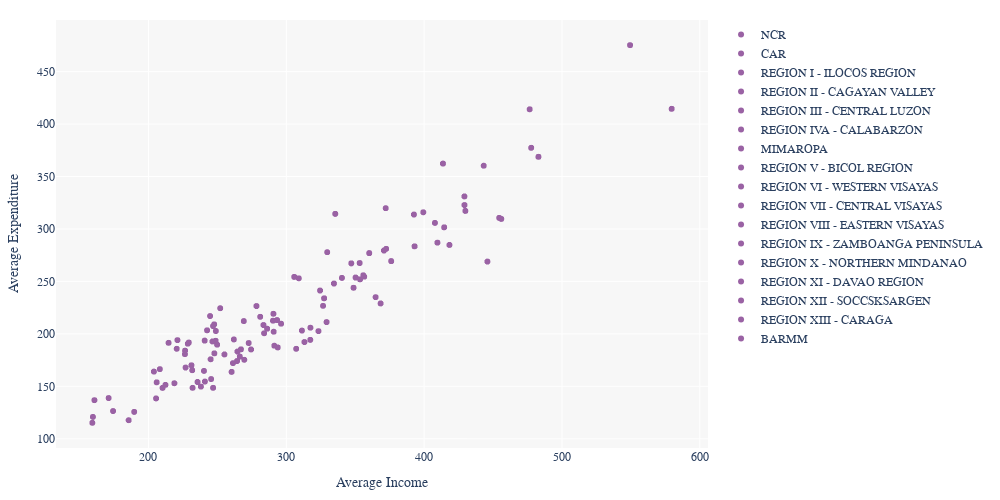

The notebook cell saved with this chart:
### Markdown cell above
# Viz 10

### Code cell
# Step 1: Define default x and y values
default_x = "Average Income"  # replace with your desired column name for x-axis
default_y = "Average Expenditure"  # replace with your desired column name for y-axis

# Step 2: Create a function to generate the default scatterplot
if df_merged[default_x].corr(df_merged[default_y]) > 0:
    color = '#9a62a4'
else:
    color = '#fcbb81'

viz10 = px.scatter(df_merged, x=default_x, y=default_y, color="Region",
                 hover_name="Region", color_discrete_sequence=[color],
                 width=1000, height=500, size_max=8)

viz10.update_layout(
    margin=dict(l=20, r=20, t=20, b=20),
    legend=dict(title=None),
    font_family="Arial",
    plot_bgcolor="#f7f7f7")

### Figure 1 — Plotly figure (JSON) as saved in the notebook; plotly's stock layout.template omitted (floating-point values rounded to 4 significant figures; data arrays with more than 128 entries replaced by an {"elided": "..."} marker saying what was removed)
{"data": [{"hovertemplate": "<b>%{hovertext}</b><br><br>Region=NCR<br>Average Income=%{x}<br>Average Expenditure=%{y}<extra></extra>", "hovertext": {"elided": "1445 str values"}, "legendgroup": "NCR", "marker": {"color": "#9a62a4", "symbol": "circle"}, "mode": "markers", "name": "NCR", "showlegend": true, "x": {"elided": "1445 float values"}, "xaxis": "x", "y": {"elided": "1445 float values"}, "yaxis": "y", "type": "scattergl"}, {"hovertemplate": "<b>%{hovertext}</b><br><br>Region=CAR<br>Average Income=%{x}<br>Average Expenditure=%{y}<extra></extra>", "hovertext": {"elided": "245 str values"}, "legendgroup": "CAR", "marker": {"color": "#9a62a4", "symbol": "circle"}, "mode": "markers", "name": "CAR", "showlegend": true, "x": {"elided": "245 float values"}, "xaxis": "x", "y": {"elided": "245 float values"}, "yaxis": "y", "type": "scattergl"}, {"hovertemplate": "<b>%{hovertext}</b><br><br>Region=REGION I - ILOCOS REGION<br>Average Income=%{x}<br>Average Expenditure=%{y}<extra></extra>", "hovertext": ["REGION I - ILOCOS REGION", "REGION I - ILOCOS REGION", "REGION I - ILOCOS REGION", "REGION I - ILOCOS REGION", "REGION I - ILOCOS REGION", "REGION I - ILOCOS REGION", "REGION I - ILOCOS REGION", "REGION I - ILOCOS REGION", "REGION I - ILOCOS REGION", "REGION I - ILOCOS REGION", "REGION I - ILOCOS REGION", "REGION I - ILOCOS REGION", "REGION I - ILOCOS REGION", "REGION I - ILOCOS REGION", "REGION I - ILOCOS REGION", "REGION I - ILOCOS REGION", "REGION I - ILOCOS REGION", "REGION I - ILOCOS REGION", "REGION I - ILOCOS REGION", "REGION I - ILOCOS REGION", "REGION I - ILOCOS REGION", "REGION I - ILOCOS REGION", "REGION I - ILOCOS REGION", "REGION I - ILOCOS REGION", "REGION I - ILOCOS REGION", "REGION I - ILOCOS REGION", "REGION I - ILOCOS REGION", "REGION I - ILOCOS REGION", "REGION I - ILOCOS REGION", "REGION I - ILOCOS REGION", "REGION I - ILOCOS REGION", "REGION I - ILOCOS REGION", "REGION I - ILOCOS REGION", "REGION I - ILOCOS REGION", "REGION I - ILOCOS REGION", "REGION I - ILOCOS REGION", "REGION I - ILOCOS REGION", "REGION I - ILOCOS REGION", "REGION I - ILOCOS REGION", "REGION I - ILOCOS REGION", "REGION I - ILOCOS REGION", "REGION I - ILOCOS REGION", "REGION I - ILOCOS REGION", "REGION I - ILOCOS REGION", "REGION I - ILOCOS REGION", "REGION I - ILOCOS REGION", "REGION I - ILOCOS REGION", "REGION I - ILOCOS REGION", "REGION I - ILOCOS REGION", "REGION I - ILOCOS REGION", "REGION I - ILOCOS REGION", "REGION I - ILOCOS REGION", "REGION I - ILOCOS REGION", "REGION I - ILOCOS REGION", "REGION I - ILOCOS REGION", "REGION I - ILOCOS REGION", "REGION I - ILOCOS REGION", "REGION I - ILOCOS REGION", "REGION I - ILOCOS REGION", "REGION I - ILOCOS REGION", "REGION I - ILOCOS REGION", "REGION I - ILOCOS REGION", "REGION I - ILOCOS REGION", "REGION I - ILOCOS REGION", "REGION I - ILOCOS REGION", "REGION I - ILOCOS REGION", "REGION I - ILOCOS REGION", "REGION I - ILOCOS REGION", "REGION I - ILOCOS REGION", "REGION I - ILOCOS REGION", "REGION I - ILOCOS REGION", "REGION I - ILOCOS REGION", "REGION I - ILOCOS REGION", "REGION I - ILOCOS REGION", "REGION I - ILOCOS REGION", "REGION I - ILOCOS REGION", "REGION I - ILOCOS REGION", "REGION I - ILOCOS REGION", "REGION I - ILOCOS REGION", "REGION I - ILOCOS REGION"], "legendgroup": "REGION I - ILOCOS REGION", "marker": {"color": "#9a62a4", "symbol": "circle"}, "mode": "markers", "name": "REGION I - ILOCOS REGION", "showlegend": true, "x": [364.8, 317.5, 326.6, 283.9, 364.8, 317.5, 326.6, 283.9, 364.8, 317.5, 326.6, 283.9, 364.8, 317.5, 326.6, 283.9, 364.8, 317.5, 326.6, 283.9, 364.8, 317.5, 326.6, 283.9, 364.8, 317.5, 326.6, 283.9, 364.8, 317.5, 326.6, 283.9, 364.8, 317.5, 326.6, 283.9, 364.8, 317.5, 326.6, 283.9, 364.8, 317.5, 326.6, 283.9, 364.8, 317.5, 326.6, 283.9, 364.8, 317.5, 326.6, 283.9, 364.8, 317.5, 326.6, 283.9, 364.8, 317.5, 326.6, 283.9, 364.8, 317.5, 326.6, 283.9, 364.8, 317.5, 326.6, 283.9, 364.8, 317.5, 326.6, 283.9, 364.8, 317.5, 326.6, 283.9, 364.8, 317.5, 326.6, 283.9], "xaxis": "x", "y": [235.0, 205.9, 226.7, 200.6, 235.0, 205.9, 226.7, 200.6, 235.0, 205.9, 226.7, 200.6, 235.0, 205.9, 226.7, 200.6, 235.0, 205.9, 226.7, 200.6, 235.0, 205.9, 226.7, 200.6, 235.0, 205.9, 226.7, 200.6, 235.0, 205.9, 226.7, 200.6, 235.0, 205.9, 226.7, 200.6, 235.0, 205.9, 226.7, 200.6, 235.0, 205.9, 226.7, 200.6, 235.0, 205.9, 226.7, 200.6, 235.0, 205.9, 226.7, 200.6, 235.0, 205.9, 226.7, 200.6, 235.0, 205.9, 226.7, 200.6, 235.0, 205.9, 226.7, 200.6, 235.0, 205.9, 226.7, 200.6, 235.0, 205.9, 226.7, 200.6, 235.0, 205.9, 226.7, 200.6, 235.0, 205.9, 226.7, 200.6], "yaxis": "y", "type": "scattergl"}, {"hovertemplate": "<b>%{hovertext}</b><br><br>Region=REGION II - CAGAYAN VALLEY<br>Average Income=%{x}<br>Average Expenditure=%{y}<extra></extra>", "hovertext": ["REGION II - CAGAYAN VALLEY", "REGION II - CAGAYAN VALLEY", "REGION II - CAGAYAN VALLEY", "REGION II - CAGAYAN VALLEY", "REGION II - CAGAYAN VALLEY", "REGION II - CAGAYAN VALLEY", "REGION II - CAGAYAN VALLEY", "REGION II - CAGAYAN VALLEY", "REGION II - CAGAYAN VALLEY", "REGION II - CAGAYAN VALLEY", "REGION II - CAGAYAN VALLEY", "REGION II - CAGAYAN VALLEY", "REGION II - CAGAYAN VALLEY", "REGION II - CAGAYAN VALLEY", "REGION II - CAGAYAN VALLEY", "REGION II - CAGAYAN VALLEY", "REGION II - CAGAYAN VALLEY", "REGION II - CAGAYAN VALLEY", "REGION II - CAGAYAN VALLEY", "REGION II - CAGAYAN VALLEY", "REGION II - CAGAYAN VALLEY", "REGION II - CAGAYAN VALLEY", "REGION II - CAGAYAN VALLEY", "REGION II - CAGAYAN VALLEY", "REGION II - CAGAYAN VALLEY", "REGION II - CAGAYAN VALLEY", "REGION II - CAGAYAN VALLEY", "REGION II - CAGAYAN VALLEY", "REGION II - CAGAYAN VALLEY", "REGION II - CAGAYAN VALLEY", "REGION II - CAGAYAN VALLEY", "REGION II - CAGAYAN VALLEY", "REGION II - CAGAYAN VALLEY", "REGION II - CAGAYAN VALLEY", "REGION II - CAGAYAN VALLEY", "REGION II - CAGAYAN VALLEY", "REGION II - CAGAYAN VALLEY", "REGION II - CAGAYAN VALLEY", "REGION II - CAGAYAN VALLEY", "REGION II - CAGAYAN VALLEY", "REGION II - CAGAYAN VALLEY", "REGION II - CAGAYAN VALLEY", "REGION II - CAGAYAN VALLEY", "REGION II - CAGAYAN VALLEY", "REGION II - CAGAYAN VALLEY", "REGION II - CAGAYAN VALLEY", "REGION II - CAGAYAN VALLEY", "REGION II - CAGAYAN VALLEY", "REGION II - CAGAYAN VALLEY", "REGION II - CAGAYAN VALLEY", "REGION II - CAGAYAN VALLEY", "REGION II - CAGAYAN VALLEY", "REGION II - CAGAYAN VALLEY", "REGION II - CAGAYAN VALLEY", "REGION II - CAGAYAN VALLEY", "REGION II - CAGAYAN VALLEY", "REGION II - CAGAYAN VALLEY", "REGION II - CAGAYAN VALLEY", "REGION II - CAGAYAN VALLEY", "REGION II - CAGAYAN VALLEY", "REGION II - CAGAYAN VALLEY", "REGION II - CAGAYAN VALLEY", "REGION II - CAGAYAN VALLEY", "REGION II - CAGAYAN VALLEY", "REGION II - CAGAYAN VALLEY", "REGION II - CAGAYAN VALLEY", "REGION II - CAGAYAN VALLEY", "REGION II - CAGAYAN VALLEY", "REGION II - CAGAYAN VALLEY", "REGION II - CAGAYAN VALLEY", "REGION II - CAGAYAN VALLEY", "REGION II - CAGAYAN VALLEY", "REGION II - CAGAYAN VALLEY", "REGION II - CAGAYAN VALLEY", "REGION II - CAGAYAN VALLEY", "REGION II - CAGAYAN VALLEY", "REGION II - CAGAYAN VALLEY", "REGION II - CAGAYAN VALLEY", "REGION II - CAGAYAN VALLEY", "REGION II - CAGAYAN VALLEY", "REGION II - CAGAYAN VALLEY", "REGION II - CAGAYAN VALLEY", "REGION II - CAGAYAN VALLEY", "REGION II - CAGAYAN VALLEY", "REGION II - CAGAYAN VALLEY", "REGION II - CAGAYAN VALLEY", "REGION II - CAGAYAN VALLEY", "REGION II - CAGAYAN VALLEY", "REGION II - CAGAYAN VALLEY", "REGION II - CAGAYAN VALLEY", "REGION II - CAGAYAN VALLEY", "REGION II - CAGAYAN VALLEY", "REGION II - CAGAYAN VALLEY", "REGION II - CAGAYAN VALLEY", "REGION II - CAGAYAN VALLEY", "REGION II - CAGAYAN VALLEY", "REGION II - CAGAYAN VALLEY", "REGION II - CAGAYAN VALLEY", "REGION II - CAGAYAN VALLEY", "REGION II - CAGAYAN VALLEY", "REGION II - CAGAYAN VALLEY", "REGION II - CAGAYAN VALLEY", "REGION II - CAGAYAN VALLEY", "REGION II - CAGAYAN VALLEY", "REGION II - CAGAYAN VALLEY", "REGION II - CAGAYAN VALLEY", "REGION II - CAGAYAN VALLEY", "REGION II - CAGAYAN VALLEY", "REGION II - CAGAYAN VALLEY", "REGION II - CAGAYAN VALLEY", "REGION II - CAGAYAN VALLEY", "REGION II - CAGAYAN VALLEY", "REGION II - CAGAYAN VALLEY", "REGION II - CAGAYAN VALLEY", "REGION II - CAGAYAN VALLEY", "REGION II - CAGAYAN VALLEY", "REGION II - CAGAYAN VALLEY", "REGION II - CAGAYAN VALLEY", "REGION II - CAGAYAN VALLEY", "REGION II - CAGAYAN VALLEY", "REGION II - CAGAYAN VALLEY", "REGION II - CAGAYAN VALLEY", "REGION II - CAGAYAN VALLEY", "REGION II - CAGAYAN VALLEY", "REGION II - CAGAYAN VALLEY"], "legendgroup": "REGION II - CAGAYAN VALLEY", "marker": {"color": "#9a62a4", "symbol": "circle"}, "mode": "markers", "name": "REGION II - CAGAYAN VALLEY", "showlegend": true, "x": [456.0, 290.4, 291.3, 269.2, 317.4, 456.0, 290.4, 291.3, 269.2, 317.4, 456.0, 290.4, 291.3, 269.2, 317.4, 456.0, 290.4, 291.3, 269.2, 317.4, 456.0, 290.4, 291.3, 269.2, 317.4, 456.0, 290.4, 291.3, 269.2, 317.4, 456.0, 290.4, 291.3, 269.2, 317.4, 456.0, 290.4, 291.3, 269.2, 317.4, 456.0, 290.4, 291.3, 269.2, 317.4, 456.0, 290.4, 291.3, 269.2, 317.4, 456.0, 290.4, 291.3, 269.2, 317.4, 456.0, 290.4, 291.3, 269.2, 317.4, 456.0, 290.4, 291.3, 269.2, 317.4, 456.0, 290.4, 291.3, 269.2, 317.4, 456.0, 290.4, 291.3, 269.2, 317.4, 456.0, 290.4, 291.3, 269.2, 317.4, 456.0, 290.4, 291.3, 269.2, 317.4, 456.0, 290.4, 291.3, 269.2, 317.4, 456.0, 290.4, 291.3, 269.2, 317.4, 456.0, 290.4, 291.3, 269.2, 317.4, 456.0, 290.4, 291.3, 269.2, 317.4, 456.0, 290.4, 291.3, 269.2, 317.4, 456.0, 290.4, 291.3, 269.2, 317.4, 456.0, 290.4, 291.3, 269.2, 317.4, 456.0, 290.4, 291.3, 269.2, 317.4], "xaxis": "x", "y": [309.5, 212.5, 188.7, 212.2, 194.3, 309.5, 212.5, 188.7, 212.2, 194.3, 309.5, 212.5, 188.7, 212.2, 194.3, 309.5, 212.5, 188.7, 212.2, 194.3, 309.5, 212.5, 188.7, 212.2, 194.3, 309.5, 212.5, 188.7, 212.2, 194.3, 309.5, 212.5, 188.7, 212.2, 194.3, 309.5, 212.5, 188.7, 212.2, 194.3, 309.5, 212.5, 188.7, 212.2, 194.3, 309.5, 212.5, 188.7, 212.2, 194.3, 309.5, 212.5, 188.7, 212.2, 194.3, 309.5, 212.5, 188.7, 212.2, 194.3, 309.5, 212.5, 188.7, 212.2, 194.3, 309.5, 212.5, 188.7, 212.2, 194.3, 309.5, 212.5, 188.7, 212.2, 194.3, 309.5, 212.5, 188.7, 212.2, 194.3, 309.5, 212.5, 188.7, 212.2, 194.3, 309.5, 212.5, 188.7, 212.2, 194.3, 309.5, 212.5, 188.7, 212.2, 194.3, 309.5, 212.5, 188.7, 212.2, 194.3, 309.5, 212.5, 188.7, 212.2, 194.3, 309.5, 212.5, 188.7, 212.2, 194.3, 309.5, 212.5, 188.7, 212.2, 194.3, 309.5, 212.5, 188.7, 212.2, 194.3, 309.5, 212.5, 188.7, 212.2, 194.3], "yaxis": "y", "type": "scattergl"}, {"hovertemplate": "<b>%{hovertext}</b><br><br>Region=REGION III - CENTRAL LUZON<br>Average Income=%{x}<br>Average Expenditure=%{y}<extra></extra>", "hovertext": {"elided": "405 str values"}, "legendgroup": "REGION III - CENTRAL LUZON", "marker": {"color": "#9a62a4", "symbol": "circle"}, "mode": "markers", "name": "REGION III - CENTRAL LUZON", "showlegend": true, "x": {"elided": "405 float values"}, "xaxis": "x", "y": {"elided": "405 float values"}, "yaxis": "y", "type": "scattergl"}, {"hovertemplate": "<b>%{hovertext}</b><br><br>Region=REGION IVA - CALABARZON<br>Average Income=%{x}<br>Average Expenditure=%{y}<extra></extra>", "hovertext": {"elided": "180 str values"}, "legendgroup": "REGION IVA - CALABARZON", "marker": {"color": "#9a62a4", "symbol": "circle"}, "mode": "markers", "name": "REGION IVA - CALABARZON", "showlegend": true, "x": {"elided": "180 float values"}, "xaxis": "x", "y": {"elided": "180 float values"}, "yaxis": "y", "type": "scattergl"}, {"hovertemplate": "<b>%{hovertext}</b><br><br>Region=MIMAROPA<br>Average Income=%{x}<br>Average Expenditure=%{y}<extra></extra>", "hovertext": {"elided": "180 str values"}, "legendgroup": "MIMAROPA", "marker": {"color": "#9a62a4", "symbol": "circle"}, "mode": "markers", "name": "MIMAROPA", "showlegend": true, "x": {"elided": "180 float values"}, "xaxis": "x", "y": {"elided": "180 float values"}, "yaxis": "y", "type": "scattergl"}, {"hovertemplate": "<b>%{hovertext}</b><br><br>Region=REGION V - BICOL REGION<br>Average Income=%{x}<br>Average Expenditure=%{y}<extra></extra>", "hovertext": {"elided": "180 str values"}, "legendgroup": "REGION V - BICOL REGION", "marker": {"color": "#9a62a4", "symbol": "circle"}, "mode": "markers", "name": "REGION V - BICOL REGION", "showlegend": true, "x": {"elided": "180 float values"}, "xaxis": "x", "y": {"elided": "180 float values"}, "yaxis": "y", "type": "scattergl"}, {"hovertemplate": "<b>%{hovertext}</b><br><br>Region=REGION VI - WESTERN VISAYAS<br>Average Income=%{x}<br>Average Expenditure=%{y}<extra></extra>", "hovertext": {"elided": "320 str values"}, "legendgroup": "REGION VI - WESTERN VISAYAS", "marker": {"color": "#9a62a4", "symbol": "circle"}, "mode": "markers", "name": "REGION VI - WESTERN VISAYAS", "showlegend": true, "x": {"elided": "320 float values"}, "xaxis": "x", "y": {"elided": "320 float values"}, "yaxis": "y", "type": "scattergl"}, {"hovertemplate": "<b>%{hovertext}</b><br><br>Region=REGION VII - CENTRAL VISAYAS<br>Average Income=%{x}<br>Average Expenditure=%{y}<extra></extra>", "hovertext": {"elided": "245 str values"}, "legendgroup": "REGION VII - CENTRAL VISAYAS", "marker": {"color": "#9a62a4", "symbol": "circle"}, "mode": "markers", "name": "REGION VII - CENTRAL VISAYAS", "showlegend": true, "x": {"elided": "245 float values"}, "xaxis": "x", "y": {"elided": "245 float values"}, "yaxis": "y", "type": "scattergl"}, {"hovertemplate": "<b>%{hovertext}</b><br><br>Region=REGION VIII - EASTERN VISAYAS<br>Average Income=%{x}<br>Average Expenditure=%{y}<extra></extra>", "hovertext": {"elided": "245 str values"}, "legendgroup": "REGION VIII - EASTERN VISAYAS", "marker": {"color": "#9a62a4", "symbol": "circle"}, "mode": "markers", "name": "REGION VIII - EASTERN VISAYAS", "showlegend": true, "x": {"elided": "245 float values"}, "xaxis": "x", "y": {"elided": "245 float values"}, "yaxis": "y", "type": "scattergl"}, {"hovertemplate": "<b>%{hovertext}</b><br><br>Region=REGION IX - ZAMBOANGA PENINSULA<br>Average Income=%{x}<br>Average Expenditure=%{y}<extra></extra>", "hovertext": ["REGION IX - ZAMBOANGA PENINSULA", "REGION IX - ZAMBOANGA PENINSULA", "REGION IX - ZAMBOANGA PENINSULA", "REGION IX - ZAMBOANGA PENINSULA", "REGION IX - ZAMBOANGA PENINSULA", "REGION IX - ZAMBOANGA PENINSULA", "REGION IX - ZAMBOANGA PENINSULA", "REGION IX - ZAMBOANGA PENINSULA", "REGION IX - ZAMBOANGA PENINSULA", "REGION IX - ZAMBOANGA PENINSULA", "REGION IX - ZAMBOANGA PENINSULA", "REGION IX - ZAMBOANGA PENINSULA", "REGION IX - ZAMBOANGA PENINSULA", "REGION IX - ZAMBOANGA PENINSULA", "REGION IX - ZAMBOANGA PENINSULA", "REGION IX - ZAMBOANGA PENINSULA", "REGION IX - ZAMBOANGA PENINSULA", "REGION IX - ZAMBOANGA PENINSULA", "REGION IX - ZAMBOANGA PENINSULA", "REGION IX - ZAMBOANGA PENINSULA", "REGION IX - ZAMBOANGA PENINSULA", "REGION IX - ZAMBOANGA PENINSULA", "REGION IX - ZAMBOANGA PENINSULA", "REGION IX - ZAMBOANGA PENINSULA", "REGION IX - ZAMBOANGA PENINSULA", "REGION IX - ZAMBOANGA PENINSULA", "REGION IX - ZAMBOANGA PENINSULA", "REGION IX - ZAMBOANGA PENINSULA", "REGION IX - ZAMBOANGA PENINSULA", "REGION IX - ZAMBOANGA PENINSULA", "REGION IX - ZAMBOANGA PENINSULA", "REGION IX - ZAMBOANGA PENINSULA", "REGION IX - ZAMBOANGA PENINSULA", "REGION IX - ZAMBOANGA PENINSULA", "REGION IX - ZAMBOANGA PENINSULA", "REGION IX - ZAMBOANGA PENINSULA", "REGION IX - ZAMBOANGA PENINSULA", "REGION IX - ZAMBOANGA PENINSULA", "REGION IX - ZAMBOANGA PENINSULA", "REGION IX - ZAMBOANGA PENINSULA", "REGION IX - ZAMBOANGA PENINSULA", "REGION IX - ZAMBOANGA PENINSULA", "REGION IX - ZAMBOANGA PENINSULA", "REGION IX - ZAMBOANGA PENINSULA", "REGION IX - ZAMBOANGA PENINSULA", "REGION IX - ZAMBOANGA PENINSULA", "REGION IX - ZAMBOANGA PENINSULA", "REGION IX - ZAMBOANGA PENINSULA", "REGION IX - ZAMBOANGA PENINSULA", "REGION IX - ZAMBOANGA PENINSULA", "REGION IX - ZAMBOANGA PENINSULA", "REGION IX - ZAMBOANGA PENINSULA", "REGION IX - ZAMBOANGA PENINSULA", "REGION IX - ZAMBOANGA PENINSULA", "REGION IX - ZAMBOANGA PENINSULA", "REGION IX - ZAMBOANGA PENINSULA", "REGION IX - ZAMBOANGA PENINSULA", "REGION IX - ZAMBOANGA PENINSULA", "REGION IX - ZAMBOANGA PENINSULA", "REGION IX - ZAMBOANGA PENINSULA", "REGION IX - ZAMBOANGA PENINSULA", "REGION IX - ZAMBOANGA PENINSULA", "REGION IX - ZAMBOANGA PENINSULA", "REGION IX - ZAMBOANGA PENINSULA", "REGION IX - ZAMBOANGA PENINSULA", "REGION IX - ZAMBOANGA PENINSULA", "REGION IX - ZAMBOANGA PENINSULA", "REGION IX - ZAMBOANGA PENINSULA", "REGION IX - ZAMBOANGA PENINSULA", "REGION IX - ZAMBOANGA PENINSULA", "REGION IX - ZAMBOANGA PENINSULA", "REGION IX - ZAMBOANGA PENINSULA", "REGION IX - ZAMBOANGA PENINSULA", "REGION IX - ZAMBOANGA PENINSULA", "REGION IX - ZAMBOANGA PENINSULA", "REGION IX - ZAMBOANGA PENINSULA", "REGION IX - ZAMBOANGA PENINSULA", "REGION IX - ZAMBOANGA PENINSULA", "REGION IX - ZAMBOANGA PENINSULA", "REGION IX - ZAMBOANGA PENINSULA", "REGION IX - ZAMBOANGA PENINSULA", "REGION IX - ZAMBOANGA PENINSULA", "REGION IX - ZAMBOANGA PENINSULA", "REGION IX - ZAMBOANGA PENINSULA", "REGION IX - ZAMBOANGA PENINSULA", "REGION IX - ZAMBOANGA PENINSULA", "REGION IX - ZAMBOANGA PENINSULA", "REGION IX - ZAMBOANGA PENINSULA", "REGION IX - ZAMBOANGA PENINSULA", "REGION IX - ZAMBOANGA PENINSULA", "REGION IX - ZAMBOANGA PENINSULA", "REGION IX - ZAMBOANGA PENINSULA", "REGION IX - ZAMBOANGA PENINSULA", "REGION IX - ZAMBOANGA PENINSULA", "REGION IX - ZAMBOANGA PENINSULA", "REGION IX - ZAMBOANGA PENINSULA", "REGION IX - ZAMBOANGA PENINSULA", "REGION IX - ZAMBOANGA PENINSULA", "REGION IX - ZAMBOANGA PENINSULA", "REGION IX - ZAMBOANGA PENINSULA", "REGION IX - ZAMBOANGA PENINSULA", "REGION IX - ZAMBOANGA PENINSULA", "REGION IX - ZAMBOANGA PENINSULA", "REGION IX - ZAMBOANGA PENINSULA", "REGION IX - ZAMBOANGA PENINSULA", "REGION IX - ZAMBOANGA PENINSULA", "REGION IX - ZAMBOANGA PENINSULA", "REGION IX - ZAMBOANGA PENINSULA", "REGION IX - ZAMBOANGA PENINSULA", "REGION IX - ZAMBOANGA PENINSULA", "REGION IX - ZAMBOANGA PENINSULA", "REGION IX - ZAMBOANGA PENINSULA", "REGION IX - ZAMBOANGA PENINSULA", "REGION IX - ZAMBOANGA PENINSULA", "REGION IX - ZAMBOANGA PENINSULA", "REGION IX - ZAMBOANGA PENINSULA", "REGION IX - ZAMBOANGA PENINSULA", "REGION IX - ZAMBOANGA PENINSULA", "REGION IX - ZAMBOANGA PENINSULA", "REGION IX - ZAMBOANGA PENINSULA", "REGION IX - ZAMBOANGA PENINSULA", "REGION IX - ZAMBOANGA PENINSULA", "REGION IX - ZAMBOANGA PENINSULA", "REGION IX - ZAMBOANGA PENINSULA", "REGION IX - ZAMBOANGA PENINSULA"], "legendgroup": "REGION IX - ZAMBOANGA PENINSULA", "marker": {"color": "#9a62a4", "symbol": "circle"}, "mode": "markers", "name": "REGION IX - ZAMBOANGA PENINSULA", "showlegend": true, "x": [218.8, 226.9, 272.8, 241.0, 232.0, 218.8, 226.9, 272.8, 241.0, 232.0, 218.8, 226.9, 272.8, 241.0, 232.0, 218.8, 226.9, 272.8, 241.0, 232.0, 218.8, 226.9, 272.8, 241.0, 232.0, 218.8, 226.9, 272.8, 241.0, 232.0, 218.8, 226.9, 272.8, 241.0, 232.0, 218.8, 226.9, 272.8, 241.0, 232.0, 218.8, 226.9, 272.8, 241.0, 232.0, 218.8, 226.9, 272.8, 241.0, 232.0, 218.8, 226.9, 272.8, 241.0, 232.0, 218.8, 226.9, 272.8, 241.0, 232.0, 218.8, 226.9, 272.8, 241.0, 232.0, 218.8, 226.9, 272.8, 241.0, 232.0, 218.8, 226.9, 272.8, 241.0, 232.0, 218.8, 226.9, 272.8, 241.0, 232.0, 218.8, 226.9, 272.8, 241.0, 232.0, 218.8, 226.9, 272.8, 241.0, 232.0, 218.8, 226.9, 272.8, 241.0, 232.0, 218.8, 226.9, 272.8, 241.0, 232.0, 218.8, 226.9, 272.8, 241.0, 232.0, 218.8, 226.9, 272.8, 241.0, 232.0, 218.8, 226.9, 272.8, 241.0, 232.0, 218.8, 226.9, 272.8, 241.0, 232.0, 218.8, 226.9, 272.8, 241.0, 232.0], "xaxis": "x", "y": [152.9, 167.9, 191.3, 154.6, 148.6, 152.9, 167.9, 191.3, 154.6, 148.6, 152.9, 167.9, 191.3, 154.6, 148.6, 152.9, 167.9, 191.3, 154.6, 148.6, 152.9, 167.9, 191.3, 154.6, 148.6, 152.9, 167.9, 191.3, 154.6, 148.6, 152.9, 167.9, 191.3, 154.6, 148.6, 152.9, 167.9, 191.3, 154.6, 148.6, 152.9, 167.9, 191.3, 154.6, 148.6, 152.9, 167.9, 191.3, 154.6, 148.6, 152.9, 167.9, 191.3, 154.6, 148.6, 152.9, 167.9, 191.3, 154.6, 148.6, 152.9, 167.9, 191.3, 154.6, 148.6, 152.9, 167.9, 191.3, 154.6, 148.6, 152.9, 167.9, 191.3, 154.6, 148.6, 152.9, 167.9, 191.3, 154.6, 148.6, 152.9, 167.9, 191.3, 154.6, 148.6, 152.9, 167.9, 191.3, 154.6, 148.6, 152.9, 167.9, 191.3, 154.6, 148.6, 152.9, 167.9, 191.3, 154.6, 148.6, 152.9, 167.9, 191.3, 154.6, 148.6, 152.9, 167.9, 191.3, 154.6, 148.6, 152.9, 167.9, 191.3, 154.6, 148.6, 152.9, 167.9, 191.3, 154.6, 148.6, 152.9, 167.9, 191.3, 154.6, 148.6], "yaxis": "y", "type": "scattergl"}, {"hovertemplate": "<b>%{hovertext}</b><br><br>Region=REGION X - NORTHERN MINDANAO<br>Average Income=%{x}<br>Average Expenditure=%{y}<extra></extra>", "hovertext": {"elided": "245 str values"}, "legendgroup": "REGION X - NORTHERN MINDANAO", "marker": {"color": "#9a62a4", "symbol": "circle"}, "mode": "markers", "name": "REGION X - NORTHERN MINDANAO", "showlegend": true, "x": {"elided": "245 float values"}, "xaxis": "x", "y": {"elided": "245 float values"}, "yaxis": "y", "type": "scattergl"}, {"hovertemplate": "<b>%{hovertext}</b><br><br>Region=REGION XI - DAVAO REGION<br>Average Income=%{x}<br>Average Expenditure=%{y}<extra></extra>", "hovertext": {"elided": "180 str values"}, "legendgroup": "REGION XI - DAVAO REGION", "marker": {"color": "#9a62a4", "symbol": "circle"}, "mode": "markers", "name": "REGION XI - DAVAO REGION", "showlegend": true, "x": {"elided": "180 float values"}, "xaxis": "x", "y": {"elided": "180 float values"}, "yaxis": "y", "type": "scattergl"}, {"hovertemplate": "<b>%{hovertext}</b><br><br>Region=REGION XII - SOCCSKSARGEN<br>Average Income=%{x}<br>Average Expenditure=%{y}<extra></extra>", "hovertext": {"elided": "180 str values"}, "legendgroup": "REGION XII - SOCCSKSARGEN", "marker": {"color": "#9a62a4", "symbol": "circle"}, "mode": "markers", "name": "REGION XII - SOCCSKSARGEN", "showlegend": true, "x": {"elided": "180 float values"}, "xaxis": "x", "y": {"elided": "180 float values"}, "yaxis": "y", "type": "scattergl"}, {"hovertemplate": "<b>%{hovertext}</b><br><br>Region=REGION XIII - CARAGA<br>Average Income=%{x}<br>Average Expenditure=%{y}<extra></extra>", "hovertext": {"elided": "180 str values"}, "legendgroup": "REGION XIII - CARAGA", "marker": {"color": "#9a62a4", "symbol": "circle"}, "mode": "markers", "name": "REGION XIII - CARAGA", "showlegend": true, "x": {"elided": "180 float values"}, "xaxis": "x", "y": {"elided": "180 float values"}, "yaxis": "y", "type": "scattergl"}, {"hovertemplate": "<b>%{hovertext}</b><br><br>Region=BARMM<br>Average Income=%{x}<br>Average Expenditure=%{y}<extra></extra>", "hovertext": ["BARMM", "BARMM", "BARMM", "BARMM", "BARMM", "BARMM", "BARMM", "BARMM", "BARMM", "BARMM", "BARMM", "BARMM", "BARMM", "BARMM", "BARMM", "BARMM", "BARMM", "BARMM", "BARMM", "BARMM", "BARMM", "BARMM", "BARMM", "BARMM", "BARMM", "BARMM", "BARMM", "BARMM", "BARMM", "BARMM", "BARMM", "BARMM", "BARMM", "BARMM", "BARMM", "BARMM", "BARMM", "BARMM", "BARMM", "BARMM", "BARMM", "BARMM", "BARMM", "BARMM", "BARMM", "BARMM", "BARMM", "BARMM", "BARMM", "BARMM", "BARMM", "BARMM", "BARMM", "BARMM", "BARMM", "BARMM", "BARMM", "BARMM", "BARMM", "BARMM", "BARMM", "BARMM", "BARMM", "BARMM", "BARMM", "BARMM", "BARMM", "BARMM", "BARMM", "BARMM", "BARMM", "BARMM", "BARMM", "BARMM", "BARMM", "BARMM", "BARMM", "BARMM", "BARMM", "BARMM", "BARMM", "BARMM", "BARMM", "BARMM", "BARMM", "BARMM", "BARMM", "BARMM", "BARMM", "BARMM", "BARMM", "BARMM", "BARMM", "BARMM", "BARMM", "BARMM", "BARMM", "BARMM", "BARMM", "BARMM", "BARMM", "BARMM", "BARMM", "BARMM", "BARMM", "BARMM", "BARMM", "BARMM", "BARMM", "BARMM", "BARMM", "BARMM", "BARMM", "BARMM", "BARMM", "BARMM", "BARMM", "BARMM", "BARMM", "BARMM", "BARMM", "BARMM", "BARMM", "BARMM", "BARMM"], "legendgroup": "BARMM", "marker": {"color": "#9a62a4", "symbol": "circle"}, "mode": "markers", "name": "BARMM", "showlegend": true, "x": [159.7, 244.7, 160.8, 159.3, 189.7, 159.7, 244.7, 160.8, 159.3, 189.7, 159.7, 244.7, 160.8, 159.3, 189.7, 159.7, 244.7, 160.8, 159.3, 189.7, 159.7, 244.7, 160.8, 159.3, 189.7, 159.7, 244.7, 160.8, 159.3, 189.7, 159.7, 244.7, 160.8, 159.3, 189.7, 159.7, 244.7, 160.8, 159.3, 189.7, 159.7, 244.7, 160.8, 159.3, 189.7, 159.7, 244.7, 160.8, 159.3, 189.7, 159.7, 244.7, 160.8, 159.3, 189.7, 159.7, 244.7, 160.8, 159.3, 189.7, 159.7, 244.7, 160.8, 159.3, 189.7, 159.7, 244.7, 160.8, 159.3, 189.7, 159.7, 244.7, 160.8, 159.3, 189.7, 159.7, 244.7, 160.8, 159.3, 189.7, 159.7, 244.7, 160.8, 159.3, 189.7, 159.7, 244.7, 160.8, 159.3, 189.7, 159.7, 244.7, 160.8, 159.3, 189.7, 159.7, 244.7, 160.8, 159.3, 189.7, 159.7, 244.7, 160.8, 159.3, 189.7, 159.7, 244.7, 160.8, 159.3, 189.7, 159.7, 244.7, 160.8, 159.3, 189.7, 159.7, 244.7, 160.8, 159.3, 189.7, 159.7, 244.7, 160.8, 159.3, 189.7], "xaxis": "x", "y": [120.9, 217.0, 136.8, 115.2, 125.6, 120.9, 217.0, 136.8, 115.2, 125.6, 120.9, 217.0, 136.8, 115.2, 125.6, 120.9, 217.0, 136.8, 115.2, 125.6, 120.9, 217.0, 136.8, 115.2, 125.6, 120.9, 217.0, 136.8, 115.2, 125.6, 120.9, 217.0, 136.8, 115.2, 125.6, 120.9, 217.0, 136.8, 115.2, 125.6, 120.9, 217.0, 136.8, 115.2, 125.6, 120.9, 217.0, 136.8, 115.2, 125.6, 120.9, 217.0, 136.8, 115.2, 125.6, 120.9, 217.0, 136.8, 115.2, 125.6, 120.9, 217.0, 136.8, 115.2, 125.6, 120.9, 217.0, 136.8, 115.2, 125.6, 120.9, 217.0, 136.8, 115.2, 125.6, 120.9, 217.0, 136.8, 115.2, 125.6, 120.9, 217.0, 136.8, 115.2, 125.6, 120.9, 217.0, 136.8, 115.2, 125.6, 120.9, 217.0, 136.8, 115.2, 125.6, 120.9, 217.0, 136.8, 115.2, 125.6, 120.9, 217.0, 136.8, 115.2, 125.6, 120.9, 217.0, 136.8, 115.2, 125.6, 120.9, 217.0, 136.8, 115.2, 125.6, 120.9, 217.0, 136.8, 115.2, 125.6, 120.9, 217.0, 136.8, 115.2, 125.6], "yaxis": "y", "type": "scattergl"}], "layout": {"xaxis": {"anchor": "y", "domain": [0.0, 1.0], "title": {"text": "Average Income"}}, "yaxis": {"anchor": "x", "domain": [0.0, 1.0], "title": {"text": "Average Expenditure"}}, "legend": {"title": {}, "tracegroupgap": 0}, "margin": {"t": 20, "l": 20, "r": 20, "b": 20}, "height": 500, "width": 1000, "font": {"family": "Arial"}, "plot_bgcolor": "#f7f7f7"}}
